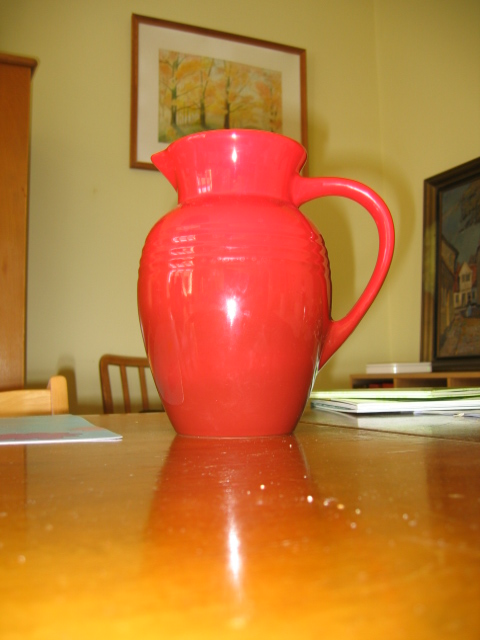
%> input picture week1/src/images/kande1.jpg, 480 x 640 px
$ octave case18.m   (GNU Octave 9; MATLAB toolbox functions it lacks are replaced by stand-ins)
%> lines starting %> are read from the running program, lines starting %| are printed output that depends on the picture
%% Read Image
RGB = im2double (imread ('./images/kande1.jpg'));

%% Define training and test regions
tll = [328, 150]; % training: lower left
tur = [264, 330]; % training: upper right

%% Show image and regions
imshow (RGB);
hold on
  plot ([tur(2), tll(2), tll(2), tur(2), tur(2)], ...
        [tur(1), tur(1), tll(1), tll(1), tur(1)], ...
        'k-','linewidth', 2,'Color', 'green');
  text (tll(2), tur(1)-15, 'Training');
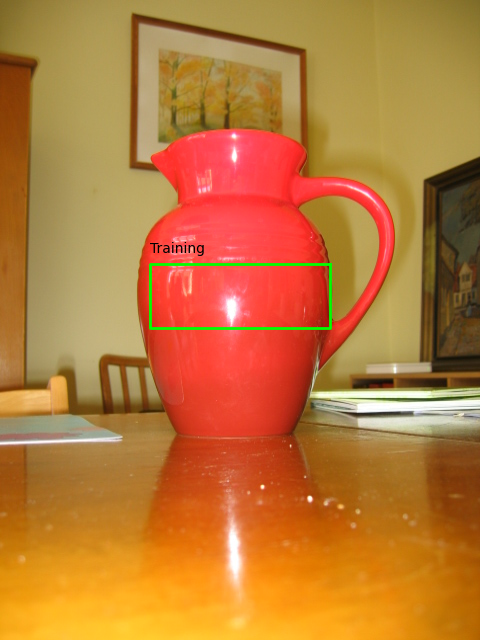
%> figure redrawn from the program's plot data

hold off

%% Extract regions
training_data = RGB (tur(1):tll(1), tll(2):tur(2), :);
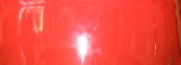
%> training_data: size 65x181x3 double; mean R, G, B 0.956, 0.299, 0.257
training_data = reshape (training_data, size (training_data, 1) * size (training_data, 2), 3);

%RGB now in only one vector
reshape_data = reshape (RGB, size (RGB, 1) * size (RGB, 2), 3);

%calculate the mean an coveriance of the trainings data
means = mean(training_data)
%> means = [0.956 0.299 0.257]
coveriancen = inv(cov(training_data))
%> coveriancen = [163.3 86.17 -117; 86.17 1550.5 -1303.6; -117 -1303.6 1150.1]

%use the mean an coveriance in are gauss detribution on RGB
Z = size(reshape_data, 1)
%> Z = 307200
%P = zeros(Z, 3);

tmp = 1/((2*pi)^(3/2)*det(coveriancen)^(1/2));
%> tmp = 1.99e-05

xmu = reshape_data-repmat(means,Z,1);

%calculate the coveriancen^-1*(x-mu) in vector form
sigmaxmu1 = coveriancen(1,1)*xmu(:,1)+coveriancen(1,2)*xmu(:,2)+coveriancen(1,3)*xmu(:,3);
sigmaxmu2 = coveriancen(2,1)*xmu(:,1)+coveriancen(2,2)*xmu(:,2)+coveriancen(2,3)*xmu(:,3);
sigmaxmu3 = coveriancen(3,1)*xmu(:,1)+coveriancen(3,2)*xmu(:,2)+coveriancen(3,3)*xmu(:,3);

sigma_tims_data = [sigmaxmu1,sigmaxmu2,sigmaxmu3];
size(sigma_tims_data)
%> ans = [307200 3]
p = zeros(Z,1);

for i = 1:Z
   p(i,1) = tmp*exp(-0.5*(xmu(i,:))*sigma_tims_data(i,:)');
end

summ = sum(p);
%> summ = 0.404
new_image = reshape (p,  size (RGB, 1), size (RGB, 2),1);
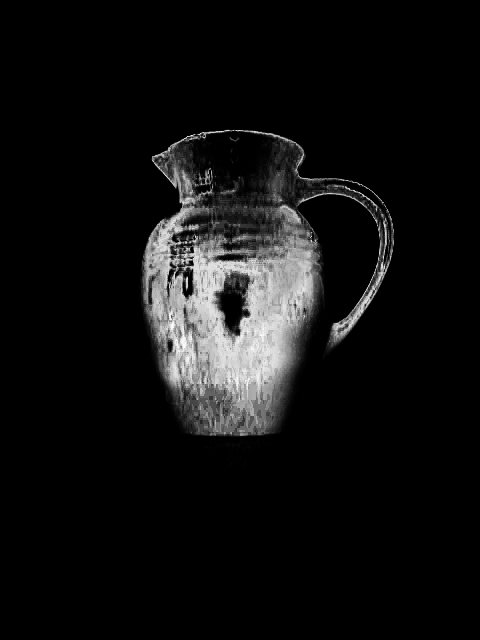
%> new_image: size 640x480 double; min 4.83e-117, max 1.99e-05, mean 1.31e-06; drawn with min black and max white
imagesc(-new_image), colormap(gray);


pos = zeros(Z,2);
q_hat = [0,0];


%> (the run ends here)
